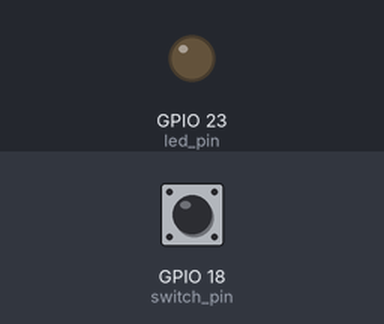
Simulated run of this program. Board: Raspberry Pi (BCM pin numbers). On the bench: output pins drawn as LEDs (lit = HIGH). Inputs (shaded band) come from the test bench; at power-on: GPIO 18 (switch_pin) HIGH.

Above: at 1.2 s.
1.3 s: GPIO 18 (switch_pin) pulled LOW for 0.15 s
At 2.2 s:
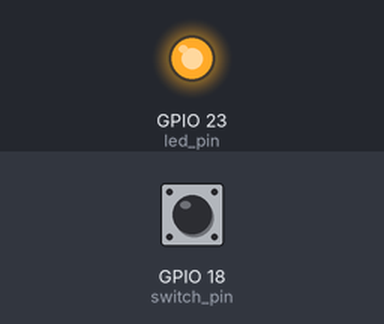
2.9 s: GPIO 18 (switch_pin) pulled LOW for 1 s
At 3.4 s:
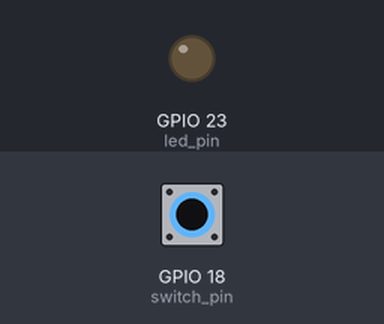
5.4 s: GPIO 18 (switch_pin) pulled LOW for 3.2 s
At 6.5 s:
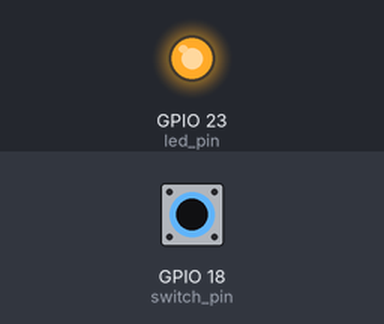
Timing chart, 0 to 8.4 s (numbered marks = the images above; inputs shaded):
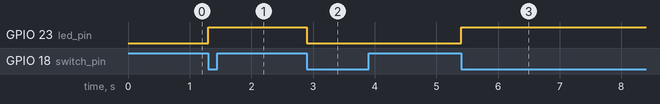

The program:

toggle.py
```python
#!/usr/bin/env python
import RPi.GPIO as GPIO
import time
GPIO.setmode(GPIO.BCM)
switch_pin = 18
led_pin = 23
GPIO.setup(switch_pin, GPIO.IN, pull_up_down=GPIO.PUD_UP)
GPIO.setup(led_pin, GPIO.OUT)
led_state = False
old_input_state = True # pulled-up
while True:
    new_input_state = GPIO.input(switch_pin)
    if new_input_state == False and old_input_state == True:
	led_state = not led_state
    old_input_state = new_input_state
    GPIO.output(led_pin, led_state)
```

Measured:
- after the input at 1.3 s, GPIO 23 (led_pin): LOW → HIGH at once
- after the input at 2.9 s, GPIO 23 (led_pin): HIGH → LOW at once
- after the input at 5.4 s, GPIO 23 (led_pin): LOW → HIGH at once
